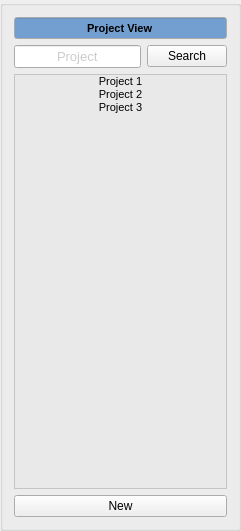
    <widget class="QGroupBox" name="project_view_groupbox">
     <property name="geometry">
      <rect>
       <x>10</x>
       <y>10</y>
       <width>241</width>
       <height>531</height>
      </rect>
     </property>
     <property name="title">
      <string/>
     </property>
     <layout class="QGridLayout" name="gridLayout">
      <item row="1" column="0">
       <widget class="QLineEdit" name="project_search_lineedit">
        <property name="palette">
         <palette>
          <active>
           <colorrole role="WindowText">
            <brush brushstyle="SolidPattern">
             <color alpha="255">
              <red>0</red>
              <green>0</green>
              <blue>0</blue>
             </color>
            </brush>
           </colorrole>
           <colorrole role="Dark">
            <brush brushstyle="SolidPattern">
             <color alpha="255">
              <red>119</red>
              <green>119</green>
              <blue>118</blue>
             </color>
            </brush>
           </colorrole>
           <colorrole role="Mid">
            <brush brushstyle="SolidPattern">
             <color alpha="255">
              <red>159</red>
              <green>159</green>
              <blue>157</blue>
             </color>
            </brush>
           </colorrole>
           <colorrole role="Text">
            <brush brushstyle="SolidPattern">
             <color alpha="255">
              <red>203</red>
              <green>203</green>
              <blue>203</blue>
             </color>
            </brush>
           </colorrole>
           <colorrole role="ButtonText">
            <brush brushstyle="SolidPattern">
             <color alpha="255">
              <red>0</red>
              <green>0</green>
              <blue>0</blue>
             </color>
            </brush>
           </colorrole>
           <colorrole role="Base">
            <brush brushstyle="SolidPattern">
             <color alpha="255">
              <red>255</red>
              <green>255</green>
              <blue>255</blue>
             </color>
            </brush>
           </colorrole>
           <colorrole role="Window">
            <brush brushstyle="SolidPattern">
             <color alpha="255">
              <red>238</red>
              <green>238</green>
              <blue>236</blue>
             </color>
            </brush>
           </colorrole>
           <colorrole role="Shadow">
            <brush brushstyle="SolidPattern">
             <color alpha="255">
              <red>0</red>
              <green>0</green>
              <blue>0</blue>
             </color>
            </brush>
           </colorrole>
           <colorrole role="AlternateBase">
            <brush brushstyle="SolidPattern">
             <color alpha="255">
              <red>184</red>
              <green>184</green>
              <blue>184</blue>
             </color>
            </brush>
           </colorrole>
           <colorrole role="ToolTipBase">
            <brush brushstyle="SolidPattern">
             <color alpha="255">
              <red>255</red>
              <green>255</green>
              <blue>220</blue>
             </color>
            </brush>
           </colorrole>
           <colorrole role="ToolTipText">
            <brush brushstyle="SolidPattern">
             <color alpha="255">
              <red>0</red>
              <green>0</green>
              <blue>0</blue>
             </color>
            </brush>
           </colorrole>
           <colorrole role="PlaceholderText">
            <brush brushstyle="NoBrush">
             <color alpha="128">
              <red>203</red>
              <green>203</green>
              <blue>203</blue>
             </color>
            </brush>
           </colorrole>
          </active>
          <inactive>
           <colorrole role="WindowText">
            <brush brushstyle="SolidPattern">
             <color alpha="255">
              <red>0</red>
              <green>0</green>
              <blue>0</blue>
             </color>
            </brush>
           </colorrole>
           <colorrole role="Dark">
            <brush brushstyle="SolidPattern">
             <color alpha="255">
              <red>119</red>
              <green>119</green>
              <blue>118</blue>
             </color>
            </brush>
           </colorrole>
           <colorrole role="Mid">
            <brush brushstyle="SolidPattern">
             <color alpha="255">
              <red>159</red>
              <green>159</green>
              <blue>157</blue>
             </color>
            </brush>
           </colorrole>
           <colorrole role="Text">
            <brush brushstyle="SolidPattern">
             <color alpha="255">
              <red>203</red>
              <green>203</green>
              <blue>203</blue>
             </color>
            </brush>
           </colorrole>
           <colorrole role="ButtonText">
            <brush brushstyle="SolidPattern">
             <color alpha="255">
              <red>0</red>
              <green>0</green>
              <blue>0</blue>
             </color>
            </brush>
           </colorrole>
           <colorrole role="Base">
            <brush brushstyle="SolidPattern">
             <color alpha="255">
              <red>255</red>
              <green>255</green>
              <blue>255</blue>
             </color>
            </brush>
           </colorrole>
           <colorrole role="Window">
            <brush brushstyle="SolidPattern">
             <color alpha="255">
              <red>238</red>
              <green>238</green>
              <blue>236</blue>
             </color>
            </brush>
           </colorrole>
           <colorrole role="Shadow">
            <brush brushstyle="SolidPattern">
             <color alpha="255">
              <red>0</red>
              <green>0</green>
              <blue>0</blue>
             </color>
            </brush>
           </colorrole>
           <colorrole role="AlternateBase">
            <brush brushstyle="SolidPattern">
             <color alpha="255">
              <red>184</red>
              <green>184</green>
              <blue>184</blue>
             </color>
            </brush>
           </colorrole>
           <colorrole role="ToolTipBase">
            <brush brushstyle="SolidPattern">
             <color alpha="255">
              <red>255</red>
              <green>255</green>
              <blue>220</blue>
             </color>
            </brush>
           </colorrole>
           <colorrole role="ToolTipText">
            <brush brushstyle="SolidPattern">
             <color alpha="255">
              <red>0</red>
              <green>0</green>
              <blue>0</blue>
             </color>
            </brush>
           </colorrole>
           <colorrole role="PlaceholderText">
            <brush brushstyle="NoBrush">
             <color alpha="128">
              <red>203</red>
              <green>203</green>
              <blue>203</blue>
             </color>
            </brush>
           </colorrole>
          </inactive>
          <disabled>
           <colorrole role="WindowText">
            <brush brushstyle="SolidPattern">
             <color alpha="255">
              <red>119</red>
              <green>119</green>
              <blue>118</blue>
             </color>
            </brush>
           </colorrole>
           <colorrole role="Dark">
            <brush brushstyle="SolidPattern">
             <color alpha="255">
              <red>119</red>
              <green>119</green>
              <blue>118</blue>
             </color>
            </brush>
           </colorrole>
           <colorrole role="Mid">
            <brush brushstyle="SolidPattern">
             <color alpha="255">
              <red>159</red>
              <green>159</green>
              <blue>157</blue>
             </color>
            </brush>
           </colorrole>
           <colorrole role="Text">
            <brush brushstyle="SolidPattern">
             <color alpha="255">
              <red>119</red>
              <green>119</green>
              <blue>118</blue>
             </color>
            </brush>
           </colorrole>
           <colorrole role="ButtonText">
            <brush brushstyle="SolidPattern">
             <color alpha="255">
              <red>119</red>
              <green>119</green>
              <blue>118</blue>
             </color>
            </brush>
           </colorrole>
           <colorrole role="Base">
            <brush brushstyle="SolidPattern">
             <color alpha="255">
              <red>238</red>
              <green>238</green>
              <blue>236</blue>
             </color>
            </brush>
           </colorrole>
           <colorrole role="Window">
            <brush brushstyle="SolidPattern">
             <color alpha="255">
              <red>238</red>
              <green>238</green>
              <blue>236</blue>
             </color>
            </brush>
           </colorrole>
           <colorrole role="Shadow">
            <brush brushstyle="SolidPattern">
             <color alpha="255">
              <red>0</red>
              <green>0</green>
              <blue>0</blue>
             </color>
            </brush>
           </colorrole>
           <colorrole role="AlternateBase">
            <brush brushstyle="SolidPattern">
             <color alpha="255">
              <red>184</red>
              <green>184</green>
              <blue>184</blue>
             </color>
            </brush>
           </colorrole>
           <colorrole role="ToolTipBase">
            <brush brushstyle="SolidPattern">
             <color alpha="255">
              <red>255</red>
              <green>255</green>
              <blue>220</blue>
             </color>
            </brush>
           </colorrole>
           <colorrole role="ToolTipText">
            <brush brushstyle="SolidPattern">
             <color alpha="255">
              <red>0</red>
              <green>0</green>
              <blue>0</blue>
             </color>
            </brush>
           </colorrole>
           <colorrole role="PlaceholderText">
            <brush brushstyle="NoBrush">
             <color alpha="128">
              <red>203</red>
              <green>203</green>
              <blue>203</blue>
             </color>
            </brush>
           </colorrole>
          </disabled>
         </palette>
        </property>
        <property name="font">
         <font>
          <pointsize>10</pointsize>
         </font>
        </property>
        <property name="text">
         <string>Project</string>
        </property>
        <property name="alignment">
         <set>Qt::AlignCenter</set>
        </property>
       </widget>
      </item>
      <item row="1" column="1">
       <widget class="QPushButton" name="project_view_search_button">
        <property name="text">
         <string>Search</string>
        </property>
       </widget>
      </item>
      <item row="2" column="0" colspan="2">
       <widget class="QListWidget" name="project_list">
        <property name="palette">
         <palette>
          <active>
           <colorrole role="WindowText">
            <brush brushstyle="SolidPattern">
             <color alpha="255">
              <red>0</red>
              <green>0</green>
              <blue>0</blue>
             </color>
            </brush>
           </colorrole>
           <colorrole role="Button">
            <brush brushstyle="SolidPattern">
             <color alpha="255">
              <red>255</red>
              <green>255</green>
              <blue>255</blue>
             </color>
            </brush>
           </colorrole>
           <colorrole role="Light">
            <brush brushstyle="SolidPattern">
             <color alpha="255">
              <red>255</red>
              <green>255</green>
              <blue>255</blue>
             </color>
            </brush>
           </colorrole>
           <colorrole role="Midlight">
            <brush brushstyle="SolidPattern">
             <color alpha="255">
              <red>255</red>
              <green>255</green>
              <blue>255</blue>
             </color>
            </brush>
           </colorrole>
           <colorrole role="Dark">
            <brush brushstyle="SolidPattern">
             <color alpha="255">
              <red>127</red>
              <green>127</green>
              <blue>127</blue>
             </color>
            </brush>
           </colorrole>
           <colorrole role="Mid">
            <brush brushstyle="SolidPattern">
             <color alpha="255">
              <red>170</red>
              <green>170</green>
              <blue>170</blue>
             </color>
            </brush>
           </colorrole>
           <colorrole role="Text">
            <brush brushstyle="SolidPattern">
             <color alpha="255">
              <red>0</red>
              <green>0</green>
              <blue>0</blue>
             </color>
            </brush>
           </colorrole>
           <colorrole role="BrightText">
            <brush brushstyle="SolidPattern">
             <color alpha="255">
              <red>255</red>
              <green>255</green>
              <blue>255</blue>
             </color>
            </brush>
           </colorrole>
           <colorrole role="Base">
            <brush brushstyle="SolidPattern">
             <color alpha="142">
              <red>229</red>
              <green>229</green>
              <blue>229</blue>
             </color>
            </brush>
           </colorrole>
           <colorrole role="Window">
            <brush brushstyle="SolidPattern">
             <color alpha="255">
              <red>255</red>
              <green>255</green>
              <blue>255</blue>
             </color>
            </brush>
           </colorrole>
           <colorrole role="Shadow">
            <brush brushstyle="SolidPattern">
             <color alpha="255">
              <red>0</red>
              <green>0</green>
              <blue>0</blue>
             </color>
            </brush>
           </colorrole>
           <colorrole role="AlternateBase">
            <brush brushstyle="SolidPattern">
             <color alpha="255">
              <red>255</red>
              <green>255</green>
              <blue>255</blue>
             </color>
            </brush>
           </colorrole>
           <colorrole role="ToolTipBase">
            <brush brushstyle="SolidPattern">
             <color alpha="255">
              <red>255</red>
              <green>255</green>
              <blue>220</blue>
             </color>
            </brush>
           </colorrole>
           <colorrole role="ToolTipText">
            <brush brushstyle="SolidPattern">
             <color alpha="255">
              <red>0</red>
              <green>0</green>
              <blue>0</blue>
             </color>
            </brush>
           </colorrole>
           <colorrole role="PlaceholderText">
            <brush brushstyle="NoBrush">
             <color alpha="128">
              <red>0</red>
              <green>0</green>
              <blue>0</blue>
             </color>
            </brush>
           </colorrole>
          </active>
          <inactive>
           <colorrole role="WindowText">
            <brush brushstyle="SolidPattern">
             <color alpha="255">
              <red>0</red>
              <green>0</green>
              <blue>0</blue>
             </color>
            </brush>
           </colorrole>
           <colorrole role="Button">
            <brush brushstyle="SolidPattern">
             <color alpha="255">
              <red>255</red>
              <green>255</green>
              <blue>255</blue>
             </color>
            </brush>
           </colorrole>
           <colorrole role="Light">
            <brush brushstyle="SolidPattern">
             <color alpha="255">
              <red>255</red>
              <green>255</green>
              <blue>255</blue>
             </color>
            </brush>
           </colorrole>
           <colorrole role="Midlight">
            <brush brushstyle="SolidPattern">
             <color alpha="255">
              <red>255</red>
              <green>255</green>
              <blue>255</blue>
             </color>
            </brush>
           </colorrole>
           <colorrole role="Dark">
            <brush brushstyle="SolidPattern">
             <color alpha="255">
              <red>127</red>
              <green>127</green>
              <blue>127</blue>
             </color>
            </brush>
           </colorrole>
           <colorrole role="Mid">
            <brush brushstyle="SolidPattern">
             <color alpha="255">
              <red>170</red>
              <green>170</green>
              <blue>170</blue>
             </color>
            </brush>
           </colorrole>
           <colorrole role="Text">
            <brush brushstyle="SolidPattern">
             <color alpha="255">
              <red>0</red>
              <green>0</green>
              <blue>0</blue>
             </color>
            </brush>
           </colorrole>
           <colorrole role="BrightText">
            <brush brushstyle="SolidPattern">
             <color alpha="255">
              <red>255</red>
              <green>255</green>
              <blue>255</blue>
             </color>
            </brush>
           </colorrole>
           <colorrole role="Base">
            <brush brushstyle="SolidPattern">
             <color alpha="142">
              <red>229</red>
              <green>229</green>
              <blue>229</blue>
             </color>
            </brush>
           </colorrole>
           <colorrole role="Window">
            <brush brushstyle="SolidPattern">
             <color alpha="255">
              <red>255</red>
              <green>255</green>
              <blue>255</blue>
             </color>
            </brush>
           </colorrole>
           <colorrole role="Shadow">
            <brush brushstyle="SolidPattern">
             <color alpha="255">
              <red>0</red>
              <green>0</green>
              <blue>0</blue>
             </color>
            </brush>
           </colorrole>
           <colorrole role="AlternateBase">
            <brush brushstyle="SolidPattern">
             <color alpha="255">
              <red>255</red>
              <green>255</green>
              <blue>255</blue>
             </color>
            </brush>
           </colorrole>
           <colorrole role="ToolTipBase">
            <brush brushstyle="SolidPattern">
             <color alpha="255">
              <red>255</red>
              <green>255</green>
              <blue>220</blue>
             </color>
            </brush>
           </colorrole>
           <colorrole role="ToolTipText">
            <brush brushstyle="SolidPattern">
             <color alpha="255">
              <red>0</red>
              <green>0</green>
              <blue>0</blue>
             </color>
            </brush>
           </colorrole>
           <colorrole role="PlaceholderText">
            <brush brushstyle="NoBrush">
             <color alpha="128">
              <red>0</red>
              <green>0</green>
              <blue>0</blue>
             </color>
            </brush>
           </colorrole>
          </inactive>
          <disabled>
           <colorrole role="WindowText">
            <brush brushstyle="SolidPattern">
             <color alpha="255">
              <red>127</red>
              <green>127</green>
              <blue>127</blue>
             </color>
            </brush>
           </colorrole>
           <colorrole role="Button">
            <brush brushstyle="SolidPattern">
             <color alpha="255">
              <red>255</red>
              <green>255</green>
              <blue>255</blue>
             </color>
            </brush>
           </colorrole>
           <colorrole role="Light">
            <brush brushstyle="SolidPattern">
             <color alpha="255">
              <red>255</red>
              <green>255</green>
              <blue>255</blue>
             </color>
            </brush>
           </colorrole>
           <colorrole role="Midlight">
            <brush brushstyle="SolidPattern">
             <color alpha="255">
              <red>255</red>
              <green>255</green>
              <blue>255</blue>
             </color>
            </brush>
           </colorrole>
           <colorrole role="Dark">
            <brush brushstyle="SolidPattern">
             <color alpha="255">
              <red>127</red>
              <green>127</green>
              <blue>127</blue>
             </color>
            </brush>
           </colorrole>
           <colorrole role="Mid">
            <brush brushstyle="SolidPattern">
             <color alpha="255">
              <red>170</red>
              <green>170</green>
              <blue>170</blue>
             </color>
            </brush>
           </colorrole>
           <colorrole role="Text">
            <brush brushstyle="SolidPattern">
             <color alpha="255">
              <red>127</red>
              <green>127</green>
              <blue>127</blue>
             </color>
            </brush>
           </colorrole>
           <colorrole role="BrightText">
            <brush brushstyle="SolidPattern">
             <color alpha="255">
              <red>255</red>
              <green>255</green>
              <blue>255</blue>
             </color>
            </brush>
           </colorrole>
           <colorrole role="Base">
            <brush brushstyle="SolidPattern">
             <color alpha="255">
              <red>255</red>
              <green>255</green>
              <blue>255</blue>
             </color>
            </brush>
           </colorrole>
           <colorrole role="Window">
            <brush brushstyle="SolidPattern">
             <color alpha="255">
              <red>255</red>
              <green>255</green>
              <blue>255</blue>
             </color>
            </brush>
           </colorrole>
           <colorrole role="Shadow">
            <brush brushstyle="SolidPattern">
             <color alpha="255">
              <red>0</red>
              <green>0</green>
              <blue>0</blue>
             </color>
            </brush>
           </colorrole>
           <colorrole role="AlternateBase">
            <brush brushstyle="SolidPattern">
             <color alpha="255">
              <red>255</red>
              <green>255</green>
              <blue>255</blue>
             </color>
            </brush>
           </colorrole>
           <colorrole role="ToolTipBase">
            <brush brushstyle="SolidPattern">
             <color alpha="255">
              <red>255</red>
              <green>255</green>
              <blue>220</blue>
             </color>
            </brush>
           </colorrole>
           <colorrole role="ToolTipText">
            <brush brushstyle="SolidPattern">
             <color alpha="255">
              <red>0</red>
              <green>0</green>
              <blue>0</blue>
             </color>
            </brush>
           </colorrole>
           <colorrole role="PlaceholderText">
            <brush brushstyle="NoBrush">
             <color alpha="128">
              <red>0</red>
              <green>0</green>
              <blue>0</blue>
             </color>
            </brush>
           </colorrole>
          </disabled>
         </palette>
        </property>
        <property name="font">
         <font>
          <pointsize>8</pointsize>
          <kerning>true</kerning>
         </font>
        </property>
        <property name="editTriggers">
         <set>QAbstractItemView::DoubleClicked|QAbstractItemView::EditKeyPressed</set>
        </property>
        <property name="resizeMode">
         <enum>QListView::Adjust</enum>
        </property>
        <property name="spacing">
         <number>0</number>
        </property>
        <item>
         <property name="text">
          <string>Project 1</string>
         </property>
         <property name="textAlignment">
          <set>AlignCenter</set>
         </property>
        </item>
        <item>
         <property name="text">
          <string>Project 2</string>
         </property>
         <property name="textAlignment">
          <set>AlignCenter</set>
         </property>
        </item>
        <item>
         <property name="text">
          <string>Project 3</string>
         </property>
         <property name="font">
          <font>
           <weight>50</weight>
           <italic>false</italic>
           <bold>false</bold>
           <underline>false</underline>
          </font>
         </property>
         <property name="textAlignment">
          <set>AlignCenter</set>
         </property>
         <property name="background">
          <brush brushstyle="NoBrush">
           <color alpha="255">
            <red>0</red>
            <green>0</green>
            <blue>0</blue>
           </color>
          </brush>
         </property>
         <property name="foreground">
          <brush brushstyle="NoBrush">
           <color alpha="255">
            <red>0</red>
            <green>0</green>
            <blue>0</blue>
           </color>
          </brush>
         </property>
        </item>
       </widget>
      </item>
      <item row="0" column="0" colspan="2">
       <widget class="QLineEdit" name="project_view_lineedit">
        <property name="palette">
         <palette>
          <active>
           <colorrole role="Base">
            <brush brushstyle="SolidPattern">
             <color alpha="255">
              <red>114</red>
              <green>159</green>
              <blue>207</blue>
             </color>
            </brush>
           </colorrole>
          </active>
          <inactive>
           <colorrole role="Base">
            <brush brushstyle="SolidPattern">
             <color alpha="255">
              <red>114</red>
              <green>159</green>
              <blue>207</blue>
             </color>
            </brush>
           </colorrole>
          </inactive>
          <disabled>
           <colorrole role="Base">
            <brush brushstyle="SolidPattern">
             <color alpha="255">
              <red>255</red>
              <green>255</green>
              <blue>255</blue>
             </color>
            </brush>
           </colorrole>
          </disabled>
         </palette>
        </property>
        <property name="font">
         <font>
          <pointsize>8</pointsize>
          <weight>75</weight>
          <bold>true</bold>
         </font>
        </property>
        <property name="autoFillBackground">
         <bool>false</bool>
        </property>
        <property name="text">
         <string>Project View</string>
        </property>
        <property name="alignment">
         <set>Qt::AlignCenter</set>
        </property>
        <property name="readOnly">
         <bool>true</bool>
        </property>
       </widget>
      </item>
      <item row="3" column="0" colspan="2">
       <widget class="QPushButton" name="new_project_button">
        <property name="text">
         <string>New</string>
        </property>
       </widget>
      </item>
     </layout>
    </widget>
